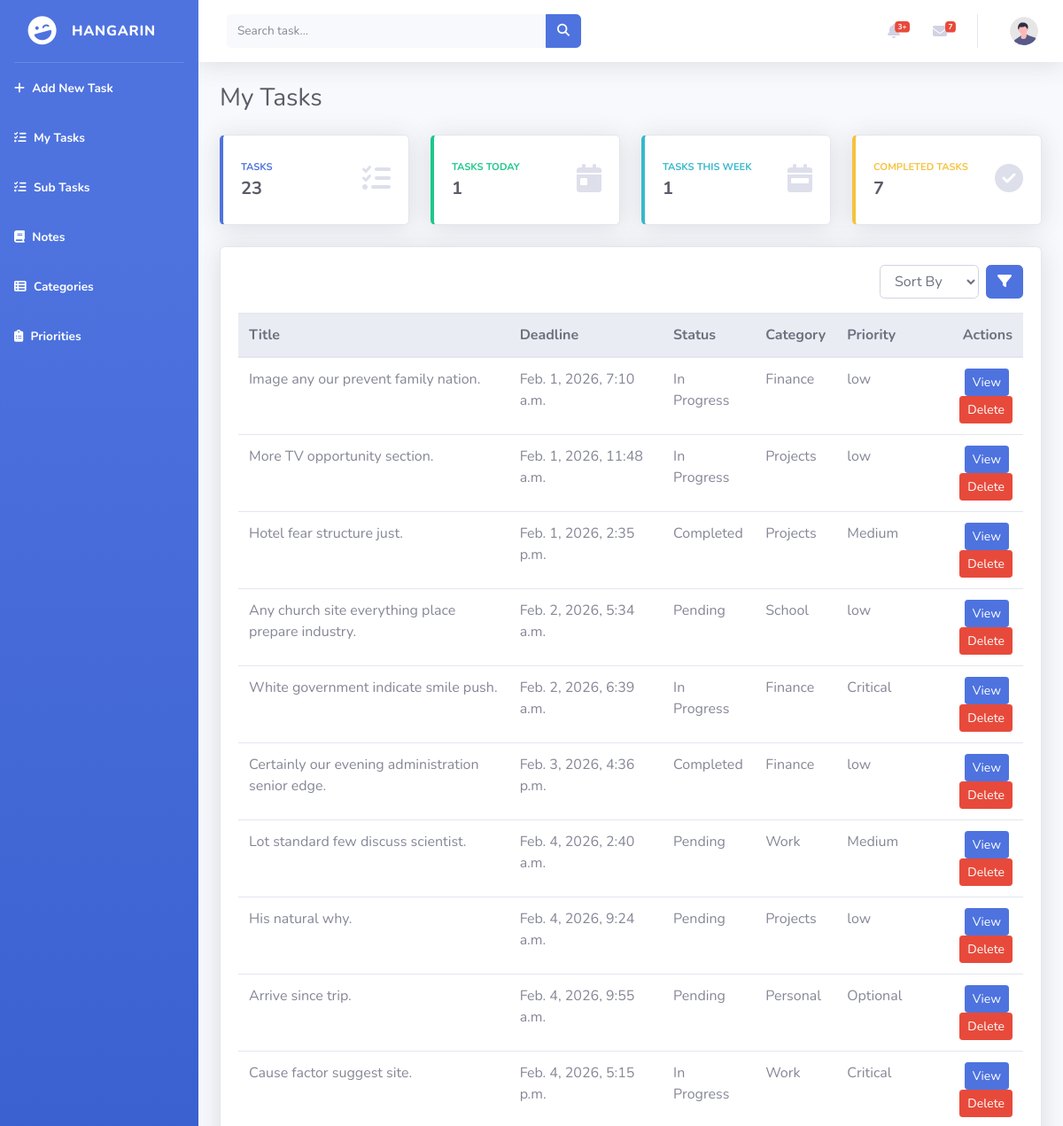
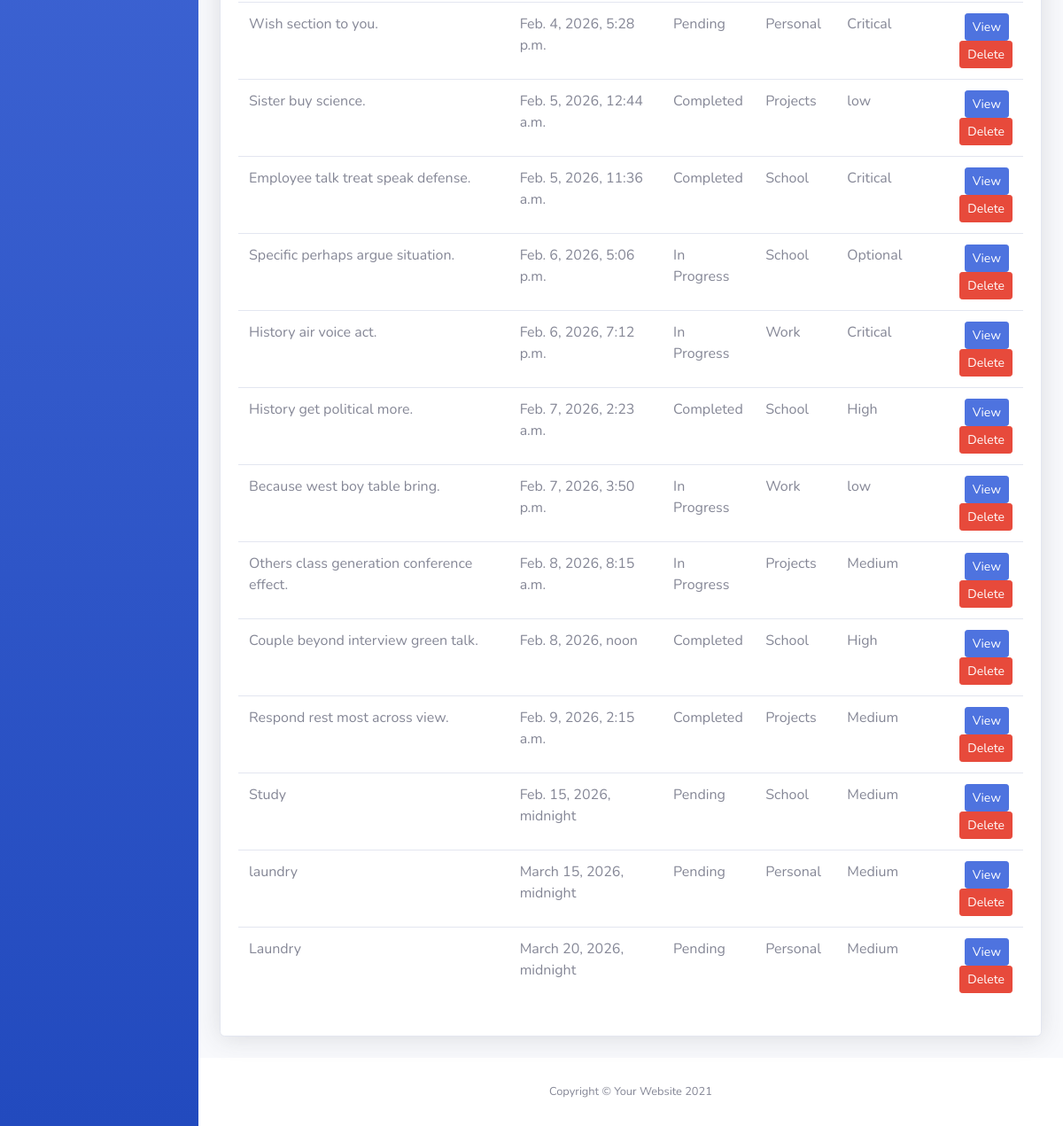
/, run on an earlier commit of the app's database (2 pictures, top to bottom).
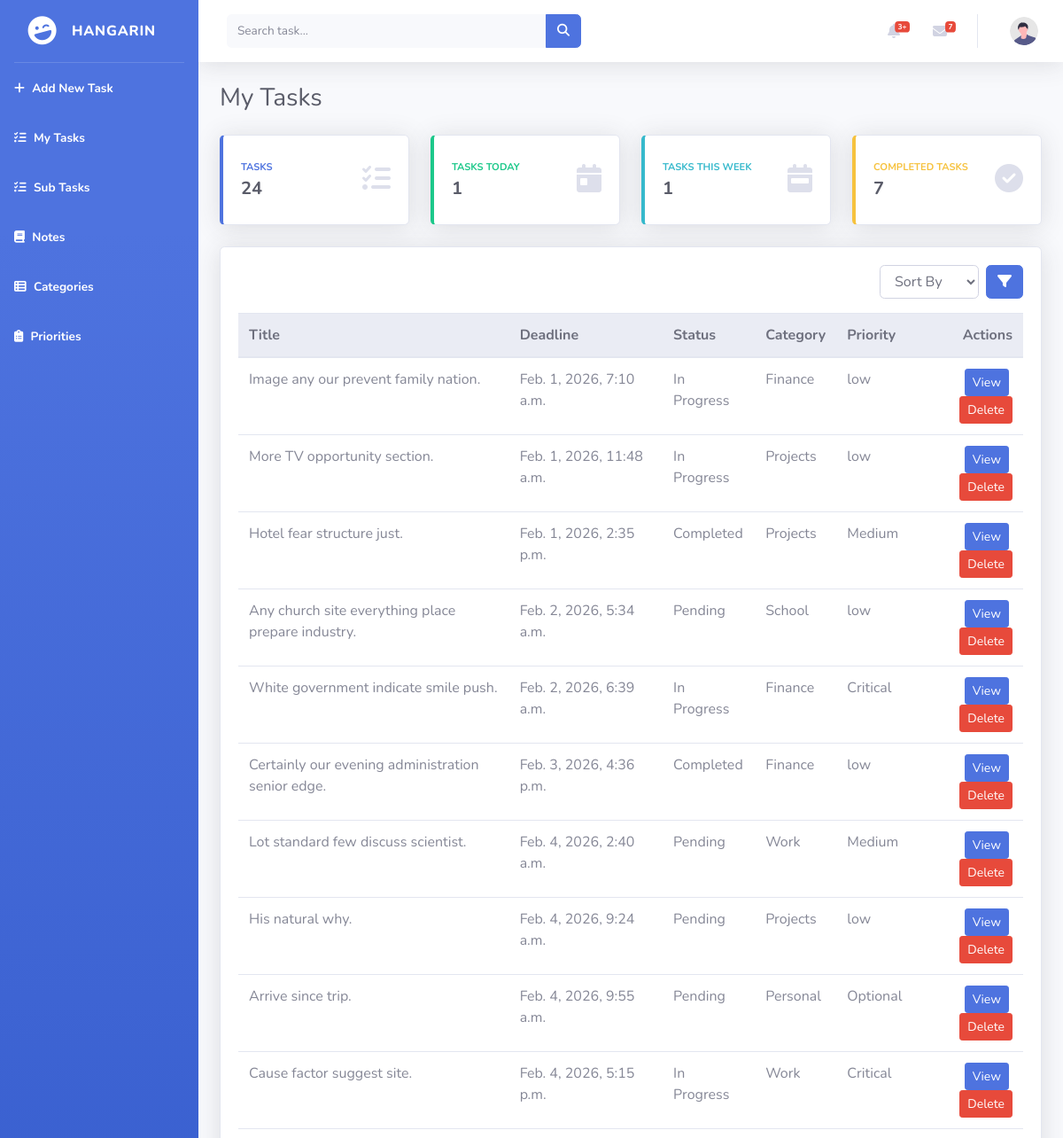
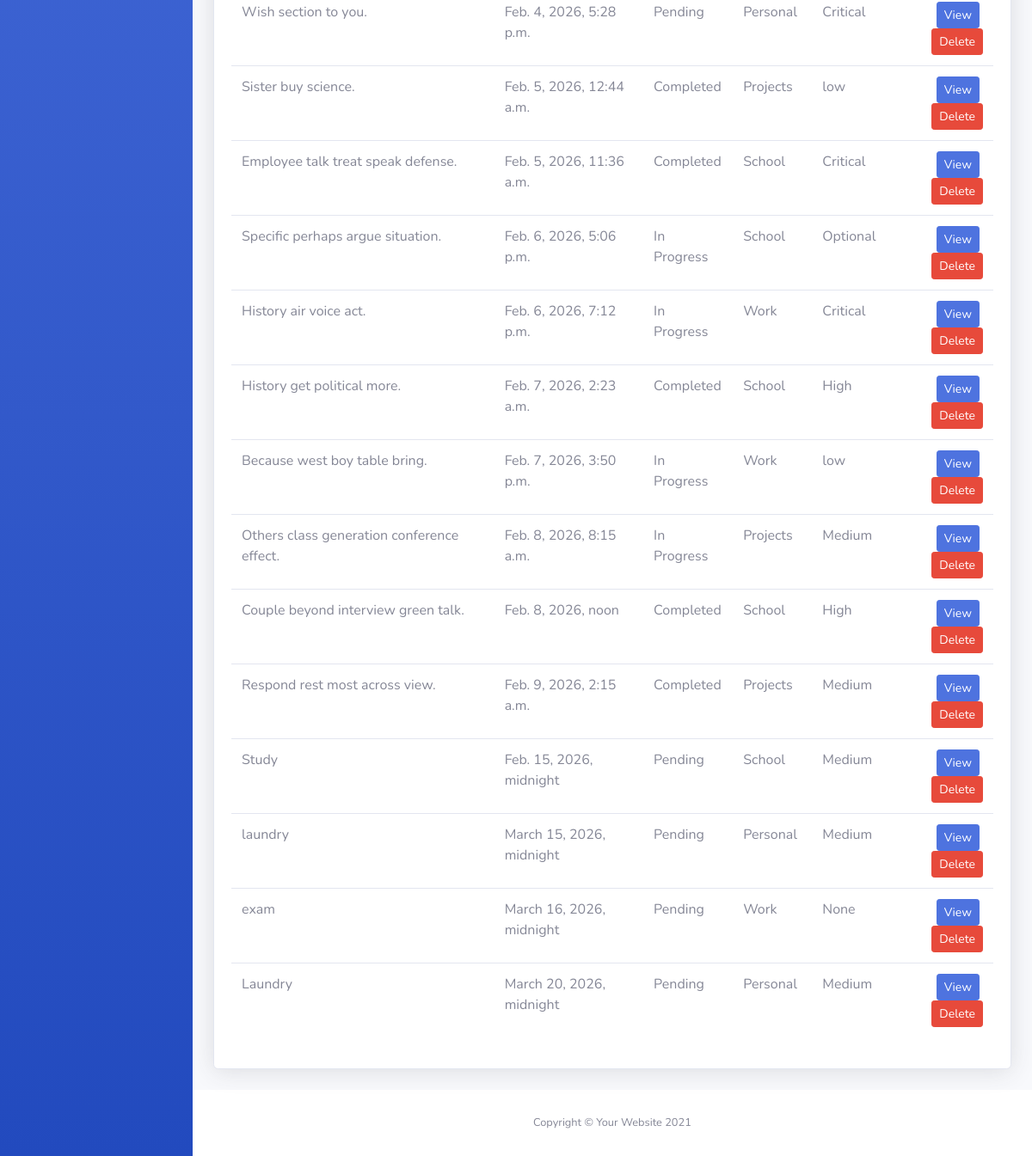
And on a later commit of the database (2 pictures, top to bottom).
### tasks/models.py (models this page shows, shortened)
class BaseModel(models.Model):
    created_at = models.DateTimeField(auto_now_add=True)
    updated_at = models.DateTimeField(auto_now=True)
    class Meta:
        abstract = True

class Task(BaseModel):
    STATUS_CHOICES = [
        ("Pending", "Pending"),
        ("In Progress", "In Progress"),
        ("Completed", "Completed"),
    ]
    title = models.CharField(max_length=200)
    description = models.TextField()
    deadline = models.DateTimeField()
    status = models.CharField(
        max_length=50,
        choices=STATUS_CHOICES,
        default="Pending"
    )
    category = models.ForeignKey(Category, on_delete=models.CASCADE)
    priority = models.ForeignKey(Priority, on_delete=models.CASCADE, null=True, blank=True)

class Category(models.Model):
    name = models.CharField(max_length=100)
    class Meta:
        verbose_name = "Category"
        verbose_name_plural = "Categories"
    def __str__(self):
        return self.name

class Priority(models.Model):
    name = models.CharField(max_length=100)
    class Meta:
        verbose_name = "Priority"
        verbose_name_plural = "Priorities"
    def __str__(self):
        return self.name

### tasks/views.py (the view)
# urls.py: path('', TaskListView.as_view(), name='task-list'),
class TaskListView(ListView):
    model = Task
    template_name = 'tasks_list.html'
    context_object_name = 'tasks'
    def get_queryset(self):
        qs = super().get_queryset()
        query = self.request.GET.get("q")
        if query:
            qs = qs.filter(
                Q(title__icontains=query) |
                Q(description__icontains=query)
            )
        return qs
    def get_context_data(self, **kwargs):
        context = super().get_context_data(**kwargs)
        context["total_tasks"] = Task.objects.count()
        today = timezone.now().date()
        start_week = today - timedelta(days=today.weekday())
        end_week = start_week + timedelta(days=6)
        count = Task.objects.filter(
            deadline__range=(start_week, end_week)
        ).count()
        tasks_today = Task.objects.filter(
            deadline__date=today
        ).count()
        context["tasks_today"] = tasks_today
        context["tasks_this_week"] = count
        completed_tasks = Task.objects.filter(
            status='Completed'
        ).count()
        context["completed_tasks"] = completed_tasks
        return context
    def get_ordering(self):
        allowed = ['deadline', 'status', 'category__name', 'priority__name']
        sort_by = self.request.GET.get('sort_by')
        if sort_by in allowed:
            return sort_by
        return 'deadline'

### templates/tasks_list.html (shortened to what the changed rows need)
{% extends 'base.html' %}
{% load static %}
{% block content %}
<div class="container-fluid">
    <div class="d-sm-flex align-items-center justify-content-between mb-4">
        <h1 class="h3 mb-0 text-gray-800">My Tasks</h1>
    </div>
    <div class="row">
        <div class="col-xl-3 col-md-6 mb-4">
            <div class="card border-left-primary shadow h-100 py-2">
                <div class="card-body">
                    <div class="row no-gutters align-items-center">
                        <div class="col mr-2">
                            <div class="text-xs font-weight-bold text-primary text-uppercase mb-1">
                                Tasks
                            </div>
                            <div class="h5 mb-0 font-weight-bold text-gray-800">
                                {{ total_tasks }}
                            </div>
                        </div>
                    </div>
                </div>
            </div>
        </div>
    </div>
    <div class="card shadow mb-4">
        <div class="card-body">
            <div class="table-responsive">
                <table class="table table-hover" width="100%" cellspacing="0">
                    <thead class="thead-light">
                        <tr>
                            <th>Title</th>
                            <th>Deadline</th>
                            <th>Status</th>
                            <th>Category</th>
                            <th>Priority</th>
                            <th class="text-right">Actions</th>
                        </tr>
                    </thead>
                    <tbody>
                        {% for object in object_list %}
                        <tr>
                            <td>{{ object.title }}</td>
                            <td>{{ object.deadline }}</td>
                            <td>{{ object.status }}</td>
                            <td>{{ object.category }}</td>
                            <td>{{ object.priority }}</td>
                            <td class="text-right">
                                <a href="task_list/{{ object.id }}"
                                   class="btn btn-primary btn-sm mr-1">
                                   View
                                </a>
                                <a href="task_list/{{ object.id }}/delete"
                                   class="btn btn-danger btn-sm">
                                   Delete
                                </a>
                            </td>
                        </tr>
                        {% endfor %}
                    </tbody>
                </table>
            </div>
        </div>
    </div>
</div>
{% endblock %}

What changed in the data, as far as the page shows it:
added Task: title "exam", deadline "March 16, 2026, midnight", status "Pending", category "Work", priority "None"
Also different on the page:
{{ total_tasks }}: "23" → "24"
